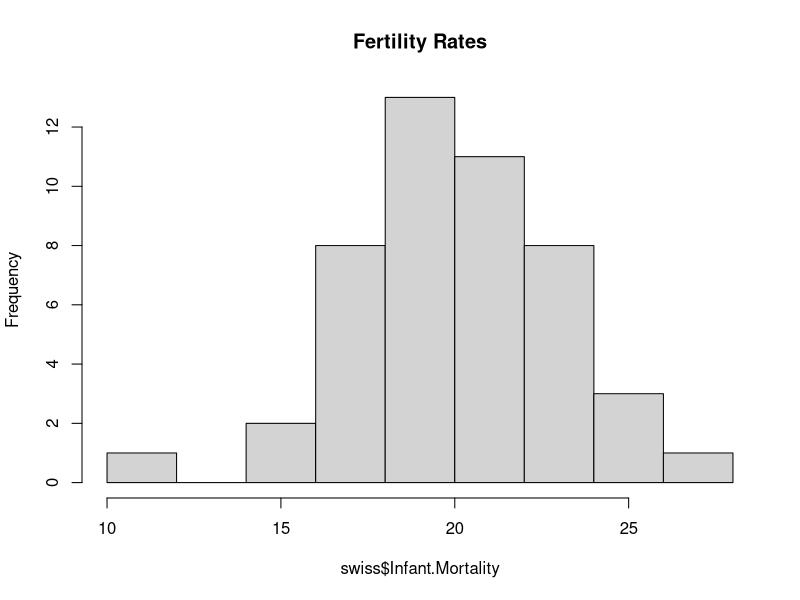
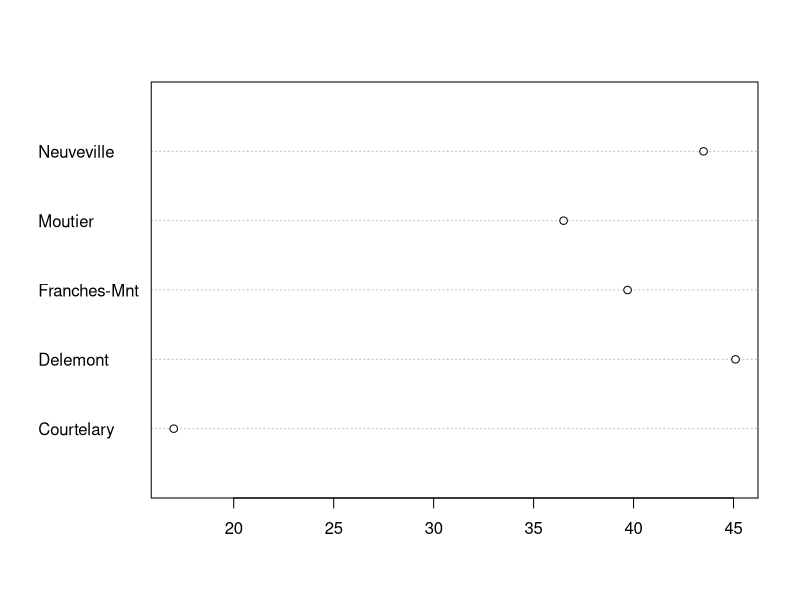

Write the R code that produced these figures, in order. (Note: this script raises an error after producing the figures.)
## ---- chunk 1

rm(list = ls()) #remove all lists in the right window
#for () loops
m <- matrix(1:5, nrow = 2, ncol = 5)
for(j in 1:3){
  m[,j]=0
} #change from 1st to 3rd columns into 0

for(j in 3:5){
  m[,j]=0
}

m1 <- matrix(1:10, nrow = 2, ncol = 5)
m1
for(i in 1:5) {
  m1[2, i] <- 0
}
## ---- chunk 2
m2 <- matrix(1:6, nrow = 3)
m2

for (i in 1:3) {
    m2[i, 1] <- NA
  }
## ---- chunk 3
m3 <- matrix(1:20, nrow = 4, ncol = 5)
m4 <- matrix(NA, nrow = 4, ncol = 5)

counter = 1
for (i in 1:4) {
  for(j in 1:5) {
    m4[i, j] = counter
    counter = counter + 1
  }
} #adapt m4 to m3

for (i in 1:4) {
  for(j in 1:5) {
    m4[i, j] = m3[i, j]
  }
} #replace observations in m4 with those in m3
## ---- chunk 4
a <- 4
b <- 3
number <- 0
if(a<b){
  number = number + 1
}
number
# if a is smaller than b, show number + 1
## ---- chunk 5
fun_mean <- function(x){
  sum(x)/length(x)
}

data(swiss)
fun_mean(x =swiss$Infant.Mortality)

add_two <- function(x){
  x + 2
}
add_two(10) #add 2 to 10

square <- function(x){
  x*x
}
square(2)
square(c(2, 3))

times_two <- function(x){
  x * 2
}
times_two(swiss$Catholic)

double <- function(x){
  output <- x * 2
  output
}
double(8)
## ---- chunk 6
m <- matrix(c(1:10, 11:20), nrow = 10, ncol = 2)
#mean of the rows
m
apply(m, 1, mean) #1 indicates rows, 2 indicates colums

m <- matrix(1:100, nrow = 10, ncol = 2)
apply(m, 1, mean) # the same with the above

apply(swiss[, c("Catholic", "Infant.Mortality")], 1, mean)
apply(swiss[, 5:6], 2, mean)

## ---- chunk 7
#histogram
data(swiss)
hist(swiss$Infant.Mortality, feq = FALSE, main = "Fertility Rates")

#dotchart
dotchart(swiss[1:5, 2], labels = rownames(swiss))
dotchart(swiss$Eudcation, labels = rownames(swiss))

#ggplot2
library(ggplot2)
ggplot(data = swiss) + geom_point(mapping = aes(x = swiss$Infant.Mortality, y =swiss$Eudcation))

